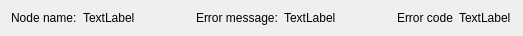
<?xml version="1.0" encoding="UTF-8"?>
<ui version="4.0">
 <class>ErrorListItem</class>
 <widget class="QWidget" name="ErrorListItem">
  <property name="geometry">
   <rect>
    <x>0</x>
    <y>0</y>
    <width>523</width>
    <height>31</height>
   </rect>
  </property>
  <property name="sizePolicy">
   <sizepolicy hsizetype="Preferred" vsizetype="Minimum">
    <horstretch>0</horstretch>
    <verstretch>0</verstretch>
   </sizepolicy>
  </property>
  <property name="windowTitle">
   <string>Form</string>
  </property>
  <layout class="QHBoxLayout" name="horizontalLayout" stretch="0,2,0,2,0,1">
   <item>
    <widget class="QLabel" name="label">
     <property name="text">
      <string>Node name:</string>
     </property>
    </widget>
   </item>
   <item>
    <widget class="QLabel" name="label_node_name">
     <property name="text">
      <string>TextLabel</string>
     </property>
    </widget>
   </item>
   <item>
    <widget class="QLabel" name="label_2">
     <property name="text">
      <string>Error message:</string>
     </property>
    </widget>
   </item>
   <item>
    <widget class="QLabel" name="label_error_message">
     <property name="text">
      <string>TextLabel</string>
     </property>
    </widget>
   </item>
   <item>
    <widget class="QLabel" name="label_3">
     <property name="text">
      <string>Error code</string>
     </property>
    </widget>
   </item>
   <item>
    <widget class="QLabel" name="label_error_code">
     <property name="text">
      <string>TextLabel</string>
     </property>
    </widget>
   </item>
  </layout>
 </widget>
 <resources/>
 <connections/>
</ui>
